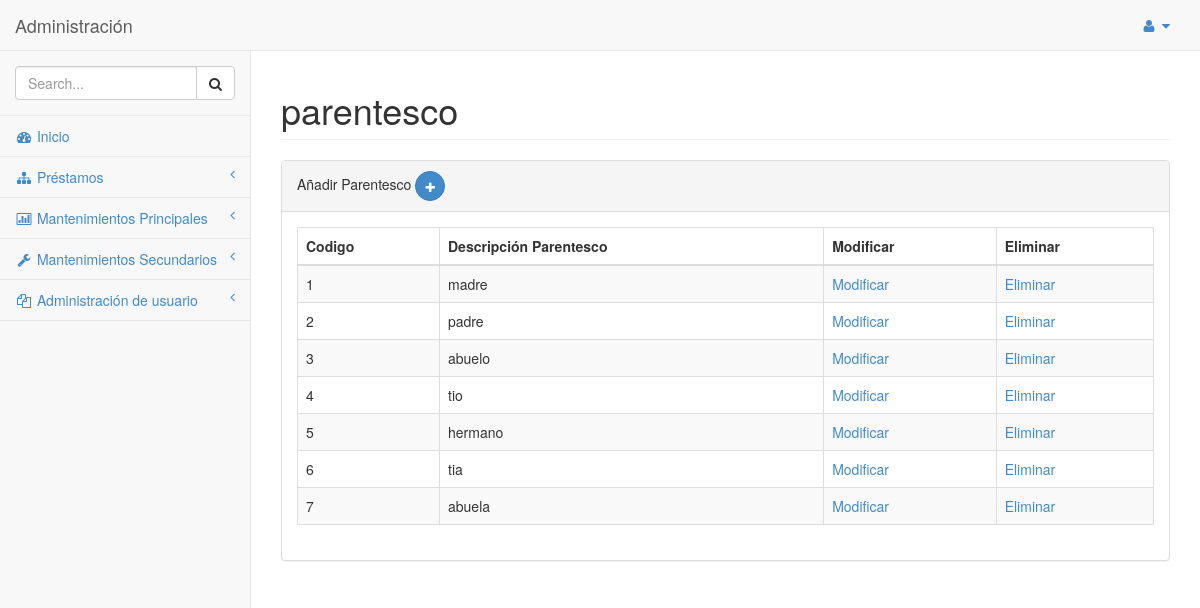
The page /SYSTEM/library_system/mantenimientos/secundarios/parentesco.php (signed in) on the database its author committed.
### tables this page shows
CREATE TABLE `parentesco` (
  `ID_PARENTESCO` int(11) NOT NULL,
  `DESCRIPCION_PARENTESCO` varchar(100) DEFAULT NULL
);

### SYSTEM/library_system/clases/conexion/clDML.php (called while the page is built, shortened)
<?php
class clDML
{
    public function conectar($hostname, $username,$password, $database){
        $mysqli = new mysqli($hostname, $username,$password, $database);
        if ($mysqli -> connect_errno) {
        die( "Fallo la conexión a MySQL: (" . $mysqli -> mysqli_connect_errno()
        . ") " . $mysqli -> mysqli_connect_error());
        return $mysqli;
        }
        else{
            return $mysqli;
        }
    }
    public function get_list($query)
    {
        $connection = $this->conectar(DB_HOST,DB_USER,DB_PASS,DB_NAME,DB_CHARSET);
        $result = $connection->query($query);
        if($result){
            $users = $result->fetch_all(MYSQLI_ASSOC);
        }else{
            $users = [];
        }
        return $users;
    }
}
?>

### SYSTEM/library_system/clases/conexion/mto_parentesco.php (called while the page is built, shortened)
<?php
require_once "clDML.php";
class mto_parentesco extends clDML
{
    public function get_parentesco()
    {
        $query = "SELECT * FROM PARENTESCO";
        $conn = new clDML();
        $parentesco = $conn->get_list($query);
        return $parentesco;
    }
}
?>

### SYSTEM/library_system/mantenimientos/secundarios/parentesco.php (the view, shortened to what this page needs)
<?php
require_once "../../clases/conexion/mto_parentesco.php";
if(isset($_SESSION['usr']) && isset($_SESSION['cod_usr'])){
   $clMto_Parentesco = new mto_parentesco();
}else{
    header('location: ../../login.php');
}
?>
<!DOCTYPE html>
<html>
<head>
    <link href="../../css/bootstrap.min.css" rel="stylesheet">
    <link href="../../font-awesome/css/font-awesome.css" rel="stylesheet">
    <link href="../../css/plugins/morris/morris-0.4.3.min.css" rel="stylesheet">
    <link href="../../css/plugins/timeline/timeline.css" rel="stylesheet">
    <link href="../../css/sb-admin.css" rel="stylesheet">
</head>
<body>
    <div id="wrapper">
        <nav class="navbar navbar-default navbar-fixed-top" role="navigation" style="margin-bottom: 0">
            <div class="navbar-header">
                <a class="navbar-brand" href="index.html">Administración</a>
            </div>
            <ul class="nav navbar-top-links navbar-right">
                <li class="dropdown">
                    <a class="dropdown-toggle" data-toggle="dropdown" href="#">
                        <i class="fa fa-user fa-fw"></i>  <i class="fa fa-caret-down"></i>
                    </a>
                </li>
            </ul>
           <div class="navbar-default navbar-static-side" role="navigation">
                <div class="sidebar-collapse">
                    <ul class="nav" id="side-menu">
                        <li class="sidebar-search">
                            <div class="input-group custom-search-form">
                                <input type="text" class="form-control" placeholder="Search...">
                                <span class="input-group-btn">
                                <button class="btn btn-default" type="button">
                                    <i class="fa fa-search"></i>
                                </button>
                            </span>
                            </div>
                        </li>
                       <?php include '../../menu.php';?>
                    </ul>
                </div>
            </div>
        </nav>
        <div id="page-wrapper">
            <div class="row">
                <div class="col-lg-12">
                    <h1 class="page-header">parentesco</h1>
                </div>
            </div>
            <div class="row">
                <div class="col-lg-12">
                    <div class="panel panel-default">
                        <div class="panel-heading">
                            Añadir Parentesco    <a class="btn btn-primary btn-circle" href="parentesco_ingresar.php"><i class="fa fa-plus"></i></a>
                        </div>
                        <div class="panel-body">
                            <div class="table-responsive">
                                <table class="table table-striped table-bordered table-hover" id="dataTables-example">
                                     <thead>
                                        <tr>
                                            <th>Codigo</th>
                                            <th>Descripción Parentesco</th>
                                            <th>Modificar</th>
                                            <th>Eliminar</th>
                                        </tr>
                                    </thead>
                                     <?php
                                        $a_users = $clMto_Parentesco->get_parentesco();
                                        foreach ($a_users as $row): ?>
                                            <tr>
                                                <td><?php echo $row['ID_PARENTESCO']; ?></td>
                                                <td><?php echo $row['DESCRIPCION_PARENTESCO']; ?></td>
                                                <td><a href="parentesco_ingresar.php?codigo=<?php echo $row['ID_PARENTESCO']; ?>">Modificar</a></td>
                                                <td><a href="parentesco.php?codigo=<?php echo $row['ID_PARENTESCO']; ?>">Eliminar</a></td>
                                            </tr>
                                    <?php endforeach ?>
                                </table>
                            </div>
                        </div>
                    </div>
                </div>
            </div>
        </div>
    </div>
</body>
</html>

### SYSTEM/library_system/css/sb-admin.css (style rules this page uses)
body { padding-top: 100px; background-color: #f8f8f8; }
@media (min-width:768px) { body { padding-top: 50px; } }
#wrapper { width: 100%; }
#page-wrapper { padding: 0 15px; min-height: 568px; background-color: #fff; }
@media (min-width:768px) { #page-wrapper { position: inherit; margin: 0 0 0 250px; padding: 0 30px; min-height: 1300px; border-left: 1px solid #e7e7e7; } }
.navbar-top-links li { display: inline-block; }
.navbar-top-links li:last-child { margin-right: 15px; }
.navbar-top-links li a { padding: 15px; min-height: 50px; }
.navbar-static-side ul li { border-bottom: 1px solid #e7e7e7; }
.sidebar-search { padding: 15px; }
@media (min-width:768px) { .navbar-static-side { z-index: 1; position: absolute; width: 250px; margin-top: 51px; } }
.btn-circle { width: 30px; height: 30px; padding: 6px 0; border-radius: 15px; text-align: center; font-size: 12px; line-height: 1.428571429; }

### rows shown on the page
parentesco: ID_PARENTESCO "1", DESCRIPCION_PARENTESCO "madre"
parentesco: ID_PARENTESCO "2", DESCRIPCION_PARENTESCO "padre"
parentesco: ID_PARENTESCO "3", DESCRIPCION_PARENTESCO "abuelo"
parentesco: ID_PARENTESCO "4", DESCRIPCION_PARENTESCO "tio"
parentesco: ID_PARENTESCO "5", DESCRIPCION_PARENTESCO "hermano"
parentesco: ID_PARENTESCO "6", DESCRIPCION_PARENTESCO "tia"
parentesco: ID_PARENTESCO "7", DESCRIPCION_PARENTESCO "abuela"
